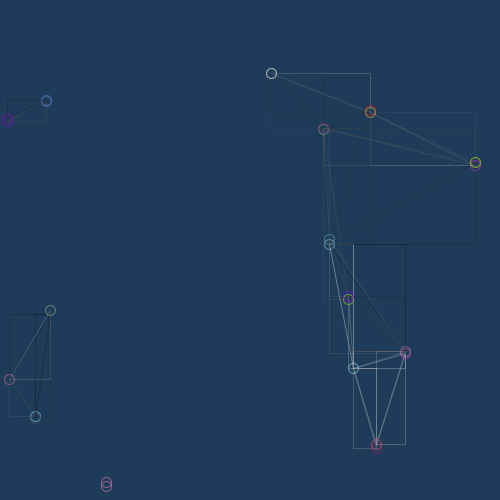
Frame 1 (no input)
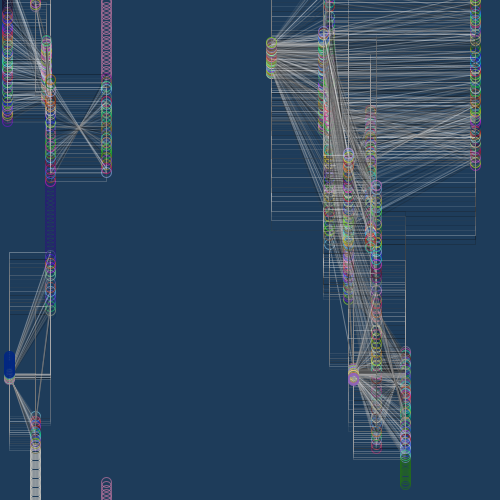
Frame 60 (the mouse pressed at the canvas centre just before this capture)
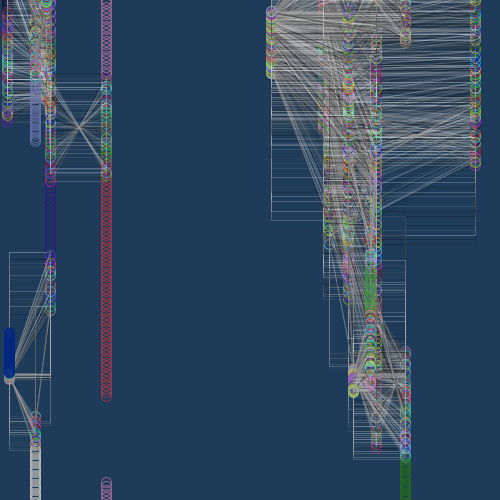
Frame 120 (the mouse held since frame 60 and released just before this capture)

The Processing sketch that drew these frames (run headless with seeded random() and noise(); from frame 60 on, the mouse is pressed at the canvas centre):

// Processing sketch: processing_126586
// ── processing_126586.pde

// re-code the demo Program for the lecture on "Emergence"
// for Design Programming Design, Fall 2013 NCKU
//tutor: Pro. Sheng-Fen Nik Chien
//re-code by Jui-Chi Lin

int _num = 15;      
Circle[] _circleArr = {
};  

void setup() { 
  size(500, 500); 
  background(30, 60, 90, 90); 
  strokeWeight(1); 
  fill(150, 50); 
  drawCircles();
} 

void draw() {    
  for (int i=0; i<_circleArr.length; i++) {
    Circle thisCirc = _circleArr[i];
    thisCirc.updateMe();
  }
} 

void mouseReleased() { 
  drawCircles();
} 

void drawCircles() { 
  for (int i=0; i<_num; i++) { 
    Circle thisCirc = new Circle();
    thisCirc.drawMe();
    _circleArr = (Circle[])append(_circleArr, thisCirc);
  }
}


class Circle {
  float x, y;
  float radius;
  color linecol, fillcol;
  float alph; 
  float xmove, ymove;


  Circle() {
    x = random(width);
    y = random(height);
    radius = random(100) + 10;
    linecol = color(random(255), random(255), random(255));
    alph = random(255);

    xmove = random(10) - 5;
    ymove = random(10) - 5;
  }

  void drawMe() {
    noFill();
    noStroke();
    //fill(fillcol, alph);
    //ellipse(x, y, radius*2, radius*2);
    stroke(linecol, 150);

    ellipse(x, y, 10, 10);
  }

  void updateMe() {
    y += ymove;
    if (y > (height+radius)) { 
      y=0;
    }
    boolean touching = false;
    for (int i=0; i<_circleArr.length; i++) {
      Circle otherCirc = _circleArr[i];
      if (otherCirc != this) {
        float dis = dist(x, y, otherCirc.x, otherCirc.y);
        float overlap = dis - radius - otherCirc.radius;
        if (overlap < 0) {
          float midx, midy;
          midx = (x + otherCirc.x)/2;
          midy = (y + otherCirc.y)/2;
          stroke(random(255), random(100));
          overlap *= -1;
          linecol = color(random(255), random(255), random(255));
          quad(x, y, x, otherCirc.y, x, otherCirc.y, otherCirc.x, otherCirc.y);
        }
      }
    }

    drawMe();
  }
}
